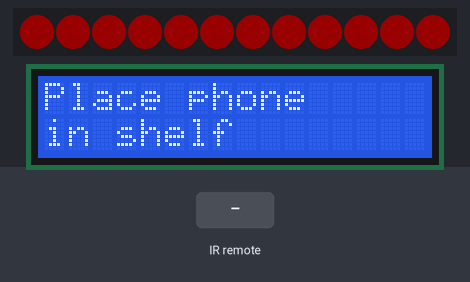
The program below on a simulated CircuitPython board. On the bench: 12 RGB LEDs in strip order, left to right, 16×2 character LCD. The inputs (shaded band) are chosen by the test bench. Dim RGB values are drawn brighter than linear; touch pads read as touched when driven HIGH; library files of the repository ran but are not shown: lcd16x2.py; what the program prints to the serial console is not drawn.

Above: at 2.4 s.
At 5.0 s:
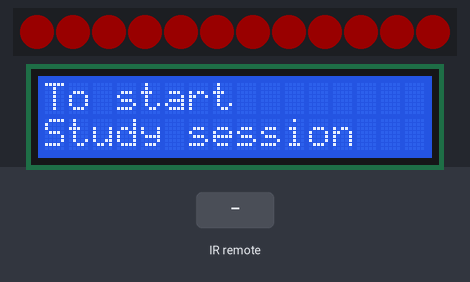
5.1 s: infrared code 0x45 received
At 5.68 s:
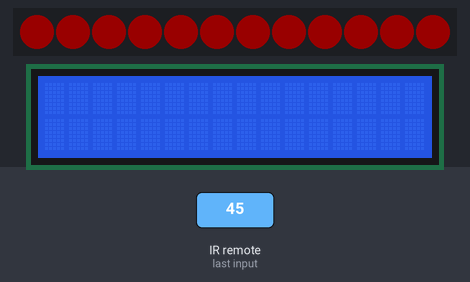
Timing chart, 0 to 8.1 s (numbered marks = the images above; inputs shaded):
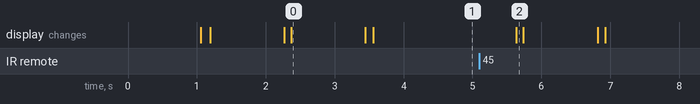

Measured:
- what the display in image 0 shows lasts 1.0 s, from 2.4 s to 3.4 s

The program:

code.py
```python
from lcd16x2 import LCD_16x2
from led_controller_rx import led_controller
from navbuttons import group5StudyAssistantNavigation
from time import sleep
from ir_communicate import ir_shelfstate
from gc import collect

import supervisor
supervisor.runtime.autoreload = False

system_components_connected = True
SHELF_STATE, STATE_IDLE, STATE_PHONE_NOT_DETECTED, STATE_SET_TIMER, STATE_COUNTDOWN, STATE_SESSION_COMPLETE = [i for i in range(0, 6)]
DO_ANIMATION, ANIMATION_CYCLE, ANIMATION_FRAME_TICK, ANIMATION_UPDATE, FRAME_LENGTH  = True, False, 0, True, 2
TIME_REMAINING, TIME_INDEX, TIME_LOCK, TIME_COMPLETE = 6, 1, False, False

try:
    print('lcd')
    lcd = LCD_16x2()
    print('nav')
    nav = group5StudyAssistantNavigation()
    print('led')
    ext_ring_and_prox_sensor = led_controller()
    print('func')
    ext_ring_and_prox_sensor.update_lights(False)

except Exception:
    print('Components not connected')
    system_components_connected = False

def lcd_page_updater(page_no):
    global TIME_INDEX, TIME_REMAINING, ANIMATION_FRAME_TICK, ANIMATION_CYCLE
    ANIMATION_FRAME_TICK += 1
    if ANIMATION_FRAME_TICK > FRAME_LENGTH:
        ANIMATION_CYCLE = not ANIMATION_CYCLE
        ANIMATION_FRAME_TICK = 0
    TIME_INDEX = TIME_INDEX
    line_1a,line_2a,line_1b,line_2b = ('Place phone','in shelf','To start','Study session') if page_no == STATE_IDLE else ('Studying...', str(round(TIME_REMAINING/60)) + ' minutes', 'Studying...', str(round(TIME_REMAINING/60)) + ' minutes') if page_no == STATE_COUNTDOWN else ('Phone not', 'detected', 'Place phone', 'in shelf') if page_no == STATE_PHONE_NOT_DETECTED else ('Set timer', str(int(TIME_INDEX)) + ' minutes', 'Set timer', str(int(TIME_INDEX)) + ' minutes') if page_no == STATE_SET_TIMER else ('Session complete', 'Open shelf', 'To start', 'new session') if page_no == STATE_SESSION_COMPLETE else ('error', 'e', 'e', 'error')

    if ANIMATION_CYCLE:
        lcd.display_message(line_1a, line_2=line_2a)
    else:
        lcd.display_message(line_1b, line_2=line_2b)


ir = ir_shelfstate()

global_phone_state = False
global_shelf_state = False

while system_components_connected:
    print('\033[96m-----\033[0m')
    print('\033[1mSystem components connected\033[0m')
    sleep(1)
    try:
        received = ir.receive()
        collect()
        if received != None and len(received) == 2:
            print('\033[94mMain process\033[0m', received)
            global_phone_state = received[0]
            global_shelf_state = received[1]

        print('Gobal phone state: ', global_phone_state)
        print('Global shelf state', global_shelf_state)
    except RuntimeError:
        continue


    if DO_ANIMATION:
        ANIMATION_FRAME_TICK += 1
    if ANIMATION_FRAME_TICK > FRAME_LENGTH:
        ANIMATION_CYCLE = not ANIMATION_CYCLE
        ANIMATION_FRAME_TICK = 0

    drawer_closed = global_shelf_state
    phone_placed = global_phone_state


    print(drawer_closed, phone_placed)

    SHELF_STATE = STATE_IDLE if not drawer_closed and not phone_placed else STATE_PHONE_NOT_DETECTED if drawer_closed and not phone_placed else STATE_SET_TIMER if phone_placed and not drawer_closed else STATE_COUNTDOWN if phone_placed and drawer_closed and not TIME_COMPLETE else STATE_SESSION_COMPLETE

    if SHELF_STATE == STATE_COUNTDOWN:
        if not TIME_LOCK:
            TIME_LOCK = True
            TIME_INDEX = TIME_INDEX * 60
            TIME_REMAINING = TIME_INDEX

        TIME_REMAINING -= 1

        if TIME_REMAINING < 1:
            TIME_COMPLETE = True

        ext_ring_and_prox_sensor.update_progress(TIME_REMAINING/TIME_INDEX)

    elif SHELF_STATE == STATE_SET_TIMER:

        if TIME_COMPLETE:
            TIME_COMPLETE = False

        if TIME_LOCK:
            TIME_LOCK, TIME_INDEX, TIME_REMAINING = False, TIME_INDEX / 60, TIME_REMAINING / 60

        if nav.touch_a1():
            TIME_INDEX += 5

        if nav.touch_a2() and TIME_INDEX >= 10:
            TIME_INDEX -= 5

    lcd_page_updater(SHELF_STATE)
    collect()
while not system_components_connected:
    sleep(1)
    try:
        received = ir.receive()
        if received != None:
            # print('\033[94mMain process\033[0m', received)
            global_phone_state = received[0]
            global_shelf_state = received[1]

        print('Gobal phone state: ', global_phone_state)
        print('Global shelf state', global_shelf_state)
    except RuntimeError:
        continue

    
```

led_controller_rx.py
```python
from board import A0
from neopixel import NeoPixel

class led_controller:

    def __init__(self):
        self.pixel_amount = 12
        self.green = (0, 255, 0)
        self.red = (255, 0, 0)
        self.dormant = (0, 0, 0)
        self.progress = (255, 170, 1)
        self.pixels = NeoPixel(A0,self.pixel_amount,brightness=0.1,auto_write=True)

    def update_lights(self, study_finished):
        if study_finished:
            self.pixels.fill(self.green)
        else:
            self.pixels.fill(self.red)

    def update_progress(self, value):
        try:
            percentage = value * 100
            rounded_percentage = round(percentage / 10) * 10
            pixels_lit = int((rounded_percentage / 100) * self.pixel_amount)
            for i in range(self.pixel_amount):
                if i < pixels_lit:
                    self.pixels[i] = self.progress
                else:
                    self.pixels[i] = self.dormant
            print(f"Value: {value} -> ({rounded_percentage} % -> {pixels_lit} pixels lit")
        except Exception as e:
            print("Error updating progress:", e)
```

navbuttons.py
```python
from touchio import TouchIn
from board import A1, A2

class group5StudyAssistantNavigation():
    def __init__(self):
        self.var1 = 0
        self.touch_A1 = TouchIn(A1)
        self.touch_A2 = TouchIn(A2)


    def touch_a1(self):
        if self.touch_A1.raw_value > 3000:
            return True
        else:
            return False

    def touch_a2(self):
        if self.touch_A2.raw_value > 3000:
            return True
        else:
            return False
```

ir_communicate.py
```python
from board import REMOTEIN
from pulseio import PulseIn
from adafruit_irremote import GenericDecode, IRDecodeException, IRNECRepeatException
from gc import collect


class ir_shelfstate():
    def __init__(self):
        print('ir init')
        self.pulsein = PulseIn(REMOTEIN, maxlen=40)
        self.decoder = GenericDecode()
        self.tx_map = {'(224, 32, 1)':[True, True], '(224, 32, 0)':[True, False], '(224, 0, 0)':[False, False], '(224, 0, 1)':[False, True]}


    def receive(self):
        # pulses.clear()
        self.pulsein.pause()
        print(len(self.pulsein))
        if len(self.pulsein) > 0:
            try:
                print('trying pulse')
                pulse = self.decoder.read_pulses(self.pulsein)
                print('\033[92mPulse read success\033[0m')
                try:

                    code = self.decoder.decode_bits(pulse)
                    print('\033[1m\033[92mDecode success\033[0m', code)

                    translation = self.tx_map[str(code)]
                    self.pulsein.clear()
                    return translation
                except IRDecodeException:
                    print('\033[93mEncode Decode fail\033[0m')
                except KeyError:
                    print('\033[93mTranslation failed\033[0m')
                except MemoryError:
                    collect()
                    print('\033[4m\033[1m\033[91mMemory Error\033[0m')
                    self.pulsein.clear()

                return pulse
            except RuntimeError:
                print('\033[93mRuntimeError\033[0m')
                self.pulsein.clear()
                raise RuntimeError
            except IRNECRepeatException:  # unusual short code!
                print('\033[93mShort code\033[0m')
                raise IRNECRepeatException
            except IRDecodeException:  # Failed to decode signal
                print('\033[93mDecode fail\033[0m')
                raise IRDecodeException

            print(pulse)
        self.pulsein.clear
        self.pulsein.resume()
```
